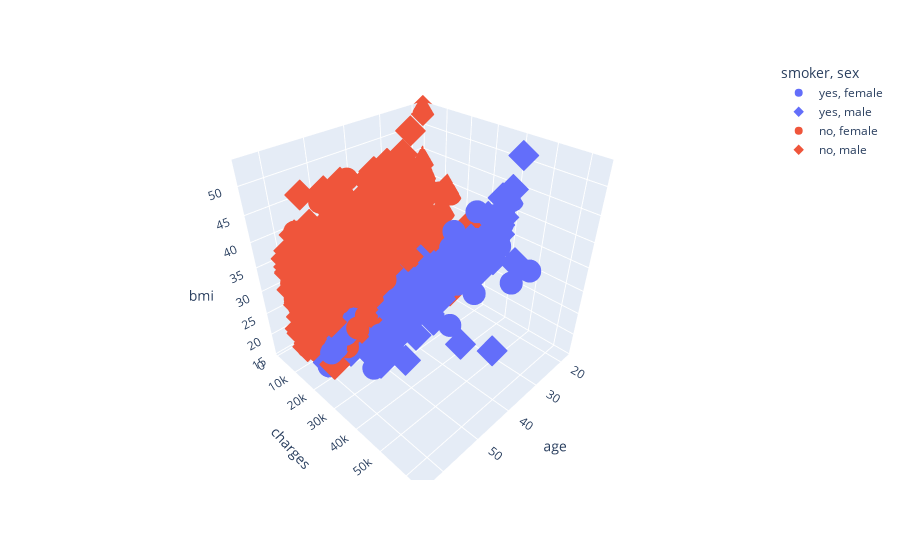

The code cell stored with this chart in its notebook:
### Code cell
fig = px.scatter_3d(df, x='age', y='charges', z='bmi', color='smoker', symbol='sex')
fig.show()

### Figure 1 — Plotly figure (JSON) as saved in the notebook; plotly's stock layout.template omitted (floating-point values rounded to 4 significant figures; data arrays with more than 128 entries replaced by an {"elided": "..."} marker saying what was removed)
{"data": [{"hovertemplate": "smoker=yes<br>sex=female<br>age=%{x}<br>charges=%{y}<br>bmi=%{z}<extra></extra>", "legendgroup": "yes, female", "marker": {"color": "#636efa", "symbol": "circle"}, "mode": "markers", "name": "yes, female", "scene": "scene", "showlegend": true, "type": "scatter3d", "x": [19, 62, 34, 53, 20, 27, 37, 57, 64, 61, 29, 19, 32, 42, 42, 18, 63, 27, 40, 23, 63, 63, 20, 40, 59, 53, 27, 64, 61, 19, 23, 39, 27, 44, 26, 36, 63, 33, 30, 44, 54, 43, 35, 31, 34, 21, 19, 59, 47, 19, 44, 52, 64, 40, 44, 51, 30, 29, 37, 37, 47, 19, 50, 18, 47, 33, 23, 57, 60, 37, 46, 49, 48, 37, 51, 64, 43, 32, 43, 24, 27, 22, 46, 55, 45, 35, 43, 39, 22, 51, 33, 48, 23, 53, 23, 19, 43, 43, 52, 23, 43, 19, 18, 37, 46, 20, 20, 47, 18, 29, 25, 19, 30, 42, 61], "y": [16880.0, 27810.0, 37700.0, 23240.0, 14710.0, 16580.0, 39840.0, 43580.0, 47290.0, 30940.0, 19110.0, 17080.0, 32730.0, 19960.0, 21350.0, 36150.0, 48820.0, 37130.0, 19440.0, 38510.0, 29520.0, 47310.0, 17090.0, 22330.0, 47900.0, 24870.0, 34840.0, 47930.0, 48520.0, 13840.0, 18030.0, 21660.0, 15010.0, 19590.0, 14460.0, 18610.0, 28950.0, 37080.0, 19520.0, 48890.0, 63770.0, 45860.0, 39980.0, 58570.0, 43940.0, 15360.0, 17470.0, 25680.0, 42970.0, 34440.0, 42980.0, 24670.0, 27040.0, 40000.0, 46200.0, 44400.0, 40930.0, 16660.0, 40420.0, 19540.0, 23070.0, 17750.0, 24520.0, 38790.0, 23400.0, 55140.0, 36020.0, 27530.0, 45010.0, 37270.0, 42110.0, 24110.0, 40970.0, 46110.0, 46260.0, 29330.0, 19800.0, 17500.0, 21770.0, 14570.0, 16420.0, 35600.0, 21680.0, 44420.0, 39730.0, 20230.0, 21880.0, 19020.0, 33910.0, 44640.0, 16780.0, 24180.0, 34170.0, 46660.0, 40900.0, 36900.0, 40940.0, 22480.0, 23890.0, 18330.0, 21770.0, 33310.0, 18220.0, 20300.0, 41660.0, 26130.0, 20170.0, 24540.0, 14280.0, 16120.0, 33900.0, 36400.0, 18770.0, 43900.0, 29140.0], "z": [27.9, 26.29, 31.92, 22.88, 22.42, 24.75, 34.8, 31.16, 31.3, 29.92, 27.94, 28.3, 17.77, 23.37, 26.6, 36.85, 37.7, 36.08, 22.22, 36.67, 27.74, 32.2, 26.84, 28.12, 36.77, 22.61, 31.4, 33.8, 36.38, 21.7, 28.31, 24.89, 17.95, 20.23, 17.2, 22.6, 26.98, 33.5, 28.38, 38.06, 47.41, 46.2, 34.1, 38.09, 30.21, 21.85, 28.31, 23.66, 36.63, 33.11, 38.95, 25.3, 22.99, 32.77, 43.89, 38.06, 39.05, 21.75, 38.39, 26.4, 27.83, 28.88, 27.6, 42.24, 26.12, 35.53, 32.78, 29.81, 32.45, 30.78, 35.53, 23.84, 33.11, 47.6, 37.05, 26.89, 20.05, 24.6, 26.89, 20.52, 20.05, 31.02, 23.66, 35.2, 30.5, 28.02, 24.7, 18.3, 30.4, 34.96, 19.09, 25.85, 31.4, 36.86, 42.75, 32.49, 32.56, 26.7, 24.13, 28.49, 25.27, 30.02, 27.28, 25.55, 34.6, 24.42, 21.8, 27.64, 21.66, 21.85, 30.2, 34.7, 23.66, 40.37, 29.07]}, {"hovertemplate": "smoker=yes<br>sex=male<br>age=%{x}<br>charges=%{y}<br>bmi=%{z}<extra></extra>", "legendgroup": "yes, male", "marker": {"color": "#636efa", "symbol": "diamond"}, "mode": "markers", "name": "yes, male", "scene": "scene", "showlegend": true, "type": "scatter3d", "x": {"elided": "159 int values"}, "y": {"elided": "159 float values"}, "z": {"elided": "159 float values"}}, {"hovertemplate": "smoker=no<br>sex=female<br>age=%{x}<br>charges=%{y}<br>bmi=%{z}<extra></extra>", "legendgroup": "no, female", "marker": {"color": "#EF553B", "symbol": "circle"}, "mode": "markers", "name": "no, female", "scene": "scene", "showlegend": true, "type": "scatter3d", "x": {"elided": "547 int values"}, "y": {"elided": "547 float values"}, "z": {"elided": "547 float values"}}, {"hovertemplate": "smoker=no<br>sex=male<br>age=%{x}<br>charges=%{y}<br>bmi=%{z}<extra></extra>", "legendgroup": "no, male", "marker": {"color": "#EF553B", "symbol": "diamond"}, "mode": "markers", "name": "no, male", "scene": "scene", "showlegend": true, "type": "scatter3d", "x": {"elided": "517 int values"}, "y": {"elided": "517 float values"}, "z": {"elided": "517 float values"}}], "layout": {"legend": {"title": {"text": "smoker, sex"}, "tracegroupgap": 0}, "margin": {"t": 60}, "scene": {"domain": {"x": [0, 1], "y": [0, 1]}, "xaxis": {"title": {"text": "age"}}, "yaxis": {"title": {"text": "charges"}}, "zaxis": {"title": {"text": "bmi"}}}}}
